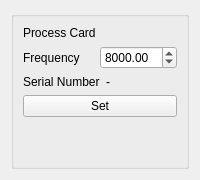
            <widget class="QWidget" name="tabGlobal">
             <property name="styleSheet">
              <string notr="true"/>
             </property>
             <attribute name="title">
              <string>Global</string>
             </attribute>
             <layout class="QVBoxLayout" name="verticalLayout_12">
              <item>
               <widget class="QGroupBox" name="groupBox_3">
                <property name="title">
                 <string/>
                </property>
                <layout class="QVBoxLayout" name="verticalLayout_21">
                 <item>
                  <layout class="QVBoxLayout" name="verticalLayout_5">
                   <item>
                    <layout class="QHBoxLayout" name="hrzGlobal_1">
                     <item>
                      <widget class="QLabel" name="label">
                       <property name="text">
                        <string>Process Card</string>
                       </property>
                      </widget>
                     </item>
                    </layout>
                   </item>
                   <item>
                    <layout class="QHBoxLayout" name="hrzGlobal_2">
                     <item>
                      <widget class="QLabel" name="label_2">
                       <property name="text">
                        <string>Frequency</string>
                       </property>
                      </widget>
                     </item>
                     <item>
                      <widget class="QDoubleSpinBox" name="spnFrq">
                       <property name="minimum">
                        <double>200.000000000000000</double>
                       </property>
                       <property name="maximum">
                        <double>12000.000000000000000</double>
                       </property>
                       <property name="singleStep">
                        <double>10.000000000000000</double>
                       </property>
                       <property name="value">
                        <double>8000.000000000000000</double>
                       </property>
                      </widget>
                     </item>
                    </layout>
                   </item>
                  </layout>
                 </item>
                 <item>
                 <layout class="QHBoxLayout" name="hrzGlobal_sn">
                  <item>
                   <widget class="QLabel" name="lblSerialTitle">
                    <property name="text">
                     <string>Serial Number</string>
                    </property>
                   </widget>
                  </item>
                  <item>
                   <widget class="QLabel" name="lblSN">
                    <property name="text">
                     <string>-</string>
                    </property>
                   </widget>
                  </item>
                 </layout>
                </item>
                <item>
                 <widget class="QPushButton" name="btnSet">
                   <property name="text">
                    <string>Set</string>
                   </property>
                   <property name="shortcut">
                    <string>Return, Enter</string>
                   </property>
                  </widget>
                 </item>
                 <item>
                  <spacer name="verticalSpacer">
                   <property name="orientation">
                    <enum>Qt::Vertical</enum>
                   </property>
                   <property name="sizeHint" stdset="0">
                    <size>
                     <width>20</width>
                     <height>40</height>
                    </size>
                   </property>
                  </spacer>
                 </item>
                </layout>
               </widget>
              </item>
             </layout>
            </widget>
